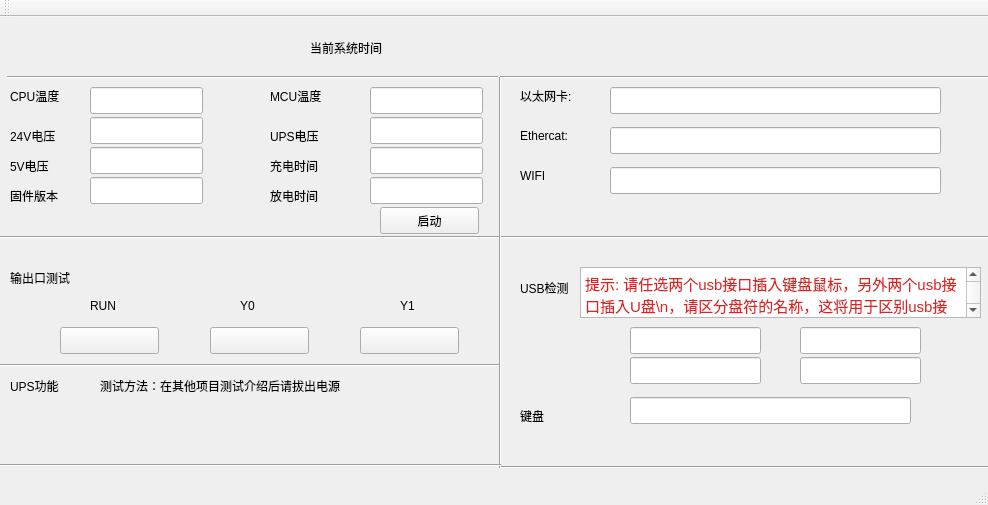
<?xml version="1.0" encoding="UTF-8"?>
<ui version="4.0">
 <class>MainWindow</class>
 <widget class="QMainWindow" name="MainWindow">
  <property name="geometry">
   <rect>
    <x>0</x>
    <y>0</y>
    <width>988</width>
    <height>505</height>
   </rect>
  </property>
  <property name="windowTitle">
   <string>MainWindow</string>
  </property>
  <widget class="QWidget" name="centralWidget">
   <widget class="QLabel" name="label_11">
    <property name="geometry">
     <rect>
      <x>270</x>
      <y>170</y>
      <width>67</width>
      <height>17</height>
     </rect>
    </property>
    <property name="text">
     <string>放电时间</string>
    </property>
   </widget>
   <widget class="QLabel" name="label_18">
    <property name="geometry">
     <rect>
      <x>10</x>
      <y>250</y>
      <width>81</width>
      <height>21</height>
     </rect>
    </property>
    <property name="text">
     <string>输出口测试</string>
    </property>
   </widget>
   <widget class="QLineEdit" name="discharge_time">
    <property name="geometry">
     <rect>
      <x>370</x>
      <y>160</y>
      <width>113</width>
      <height>27</height>
     </rect>
    </property>
   </widget>
   <widget class="QPushButton" name="Y2_key">
    <property name="geometry">
     <rect>
      <x>360</x>
      <y>310</y>
      <width>99</width>
      <height>27</height>
     </rect>
    </property>
    <property name="text">
     <string/>
    </property>
   </widget>
   <widget class="QLabel" name="label">
    <property name="geometry">
     <rect>
      <x>520</x>
      <y>90</y>
      <width>67</width>
      <height>17</height>
     </rect>
    </property>
    <property name="text">
     <string/>
    </property>
   </widget>
   <widget class="QLabel" name="label_4">
    <property name="geometry">
     <rect>
      <x>520</x>
      <y>150</y>
      <width>67</width>
      <height>17</height>
     </rect>
    </property>
    <property name="text">
     <string>WIFI</string>
    </property>
   </widget>
   <widget class="QLineEdit" name="usbtest_name2">
    <property name="geometry">
     <rect>
      <x>800</x>
      <y>310</y>
      <width>121</width>
      <height>27</height>
     </rect>
    </property>
   </widget>
   <widget class="Line" name="line_2">
    <property name="geometry">
     <rect>
      <x>500</x>
      <y>210</y>
      <width>501</width>
      <height>20</height>
     </rect>
    </property>
    <property name="orientation">
     <enum>Qt::Horizontal</enum>
    </property>
   </widget>
   <widget class="Line" name="line">
    <property name="geometry">
     <rect>
      <x>-20</x>
      <y>210</y>
      <width>521</width>
      <height>20</height>
     </rect>
    </property>
    <property name="orientation">
     <enum>Qt::Horizontal</enum>
    </property>
   </widget>
   <widget class="QLabel" name="label_15">
    <property name="geometry">
     <rect>
      <x>90</x>
      <y>280</y>
      <width>67</width>
      <height>17</height>
     </rect>
    </property>
    <property name="text">
     <string>RUN</string>
    </property>
   </widget>
   <widget class="QLabel" name="label_6">
    <property name="geometry">
     <rect>
      <x>270</x>
      <y>70</y>
      <width>71</width>
      <height>17</height>
     </rect>
    </property>
    <property name="text">
     <string>MCU温度</string>
    </property>
   </widget>
   <widget class="QLineEdit" name="usbtest_name1">
    <property name="geometry">
     <rect>
      <x>630</x>
      <y>310</y>
      <width>131</width>
      <height>27</height>
     </rect>
    </property>
   </widget>
   <widget class="QLabel" name="label_5">
    <property name="geometry">
     <rect>
      <x>10</x>
      <y>70</y>
      <width>67</width>
      <height>17</height>
     </rect>
    </property>
    <property name="text">
     <string>CPU温度</string>
    </property>
   </widget>
   <widget class="QLabel" name="label_12">
    <property name="geometry">
     <rect>
      <x>520</x>
      <y>390</y>
      <width>67</width>
      <height>17</height>
     </rect>
    </property>
    <property name="text">
     <string>键盘</string>
    </property>
   </widget>
   <widget class="QLabel" name="label_16">
    <property name="geometry">
     <rect>
      <x>240</x>
      <y>280</y>
      <width>67</width>
      <height>17</height>
     </rect>
    </property>
    <property name="text">
     <string>Y0</string>
    </property>
   </widget>
   <widget class="QPushButton" name="MCU_Btn">
    <property name="geometry">
     <rect>
      <x>380</x>
      <y>190</y>
      <width>99</width>
      <height>27</height>
     </rect>
    </property>
    <property name="text">
     <string>启动</string>
    </property>
   </widget>
   <widget class="QLabel" name="label_9">
    <property name="geometry">
     <rect>
      <x>10</x>
      <y>140</y>
      <width>67</width>
      <height>17</height>
     </rect>
    </property>
    <property name="text">
     <string>5V电压</string>
    </property>
   </widget>
   <widget class="QLineEdit" name="v_ups">
    <property name="geometry">
     <rect>
      <x>370</x>
      <y>100</y>
      <width>113</width>
      <height>27</height>
     </rect>
    </property>
   </widget>
   <widget class="QLineEdit" name="wifi_test_info">
    <property name="geometry">
     <rect>
      <x>610</x>
      <y>150</y>
      <width>331</width>
      <height>27</height>
     </rect>
    </property>
   </widget>
   <widget class="QLabel" name="label_14">
    <property name="geometry">
     <rect>
      <x>500</x>
      <y>300</y>
      <width>67</width>
      <height>17</height>
     </rect>
    </property>
    <property name="text">
     <string/>
    </property>
   </widget>
   <widget class="QLineEdit" name="v_5">
    <property name="geometry">
     <rect>
      <x>90</x>
      <y>130</y>
      <width>113</width>
      <height>27</height>
     </rect>
    </property>
   </widget>
   <widget class="QLineEdit" name="ethercat_line_edit">
    <property name="geometry">
     <rect>
      <x>610</x>
      <y>110</y>
      <width>331</width>
      <height>27</height>
     </rect>
    </property>
   </widget>
   <widget class="QLabel" name="label_10">
    <property name="geometry">
     <rect>
      <x>270</x>
      <y>140</y>
      <width>67</width>
      <height>17</height>
     </rect>
    </property>
    <property name="text">
     <string>充电时间</string>
    </property>
   </widget>
   <widget class="QLineEdit" name="v_24">
    <property name="geometry">
     <rect>
      <x>90</x>
      <y>100</y>
      <width>113</width>
      <height>27</height>
     </rect>
    </property>
   </widget>
   <widget class="QLabel" name="label_8">
    <property name="geometry">
     <rect>
      <x>270</x>
      <y>110</y>
      <width>67</width>
      <height>17</height>
     </rect>
    </property>
    <property name="text">
     <string>UPS电压</string>
    </property>
   </widget>
   <widget class="QLabel" name="label_usbtest">
    <property name="geometry">
     <rect>
      <x>520</x>
      <y>260</y>
      <width>71</width>
      <height>21</height>
     </rect>
    </property>
    <property name="text">
     <string>USB检测</string>
    </property>
   </widget>
   <widget class="QPushButton" name="Run_key">
    <property name="geometry">
     <rect>
      <x>60</x>
      <y>310</y>
      <width>99</width>
      <height>27</height>
     </rect>
    </property>
    <property name="text">
     <string/>
    </property>
   </widget>
   <widget class="QLineEdit" name="cpu">
    <property name="geometry">
     <rect>
      <x>90</x>
      <y>70</y>
      <width>113</width>
      <height>27</height>
     </rect>
    </property>
   </widget>
   <widget class="QLineEdit" name="Ver">
    <property name="geometry">
     <rect>
      <x>90</x>
      <y>160</y>
      <width>113</width>
      <height>27</height>
     </rect>
    </property>
   </widget>
   <widget class="QLineEdit" name="lineEdit_usbtest_2">
    <property name="geometry">
     <rect>
      <x>800</x>
      <y>340</y>
      <width>121</width>
      <height>27</height>
     </rect>
    </property>
   </widget>
   <widget class="QLabel" name="label_13">
    <property name="geometry">
     <rect>
      <x>10</x>
      <y>170</y>
      <width>67</width>
      <height>17</height>
     </rect>
    </property>
    <property name="text">
     <string>固件版本</string>
    </property>
   </widget>
   <widget class="QLineEdit" name="usb_net_LineEdit">
    <property name="geometry">
     <rect>
      <x>610</x>
      <y>70</y>
      <width>331</width>
      <height>27</height>
     </rect>
    </property>
   </widget>
   <widget class="QPushButton" name="Y1_Key">
    <property name="geometry">
     <rect>
      <x>210</x>
      <y>310</y>
      <width>99</width>
      <height>27</height>
     </rect>
    </property>
    <property name="text">
     <string/>
    </property>
   </widget>
   <widget class="QLineEdit" name="lineEdit_usbtest">
    <property name="geometry">
     <rect>
      <x>630</x>
      <y>340</y>
      <width>131</width>
      <height>27</height>
     </rect>
    </property>
   </widget>
   <widget class="Line" name="line_3">
    <property name="geometry">
     <rect>
      <x>500</x>
      <y>440</y>
      <width>511</width>
      <height>20</height>
     </rect>
    </property>
    <property name="orientation">
     <enum>Qt::Horizontal</enum>
    </property>
   </widget>
   <widget class="QLineEdit" name="kbd_test_infos">
    <property name="geometry">
     <rect>
      <x>630</x>
      <y>380</y>
      <width>281</width>
      <height>27</height>
     </rect>
    </property>
   </widget>
   <widget class="QLabel" name="label_7">
    <property name="geometry">
     <rect>
      <x>10</x>
      <y>110</y>
      <width>67</width>
      <height>17</height>
     </rect>
    </property>
    <property name="text">
     <string>24V电压</string>
    </property>
   </widget>
   <widget class="QLineEdit" name="charge_time">
    <property name="geometry">
     <rect>
      <x>370</x>
      <y>130</y>
      <width>113</width>
      <height>27</height>
     </rect>
    </property>
   </widget>
   <widget class="QLabel" name="label_2">
    <property name="geometry">
     <rect>
      <x>520</x>
      <y>70</y>
      <width>67</width>
      <height>17</height>
     </rect>
    </property>
    <property name="text">
     <string>以太网卡:</string>
    </property>
   </widget>
   <widget class="QLineEdit" name="mcu">
    <property name="geometry">
     <rect>
      <x>370</x>
      <y>70</y>
      <width>113</width>
      <height>27</height>
     </rect>
    </property>
   </widget>
   <widget class="QLabel" name="label_17">
    <property name="geometry">
     <rect>
      <x>400</x>
      <y>280</y>
      <width>67</width>
      <height>17</height>
     </rect>
    </property>
    <property name="text">
     <string>Y1</string>
    </property>
   </widget>
   <widget class="QLabel" name="label_3">
    <property name="geometry">
     <rect>
      <x>520</x>
      <y>110</y>
      <width>67</width>
      <height>17</height>
     </rect>
    </property>
    <property name="text">
     <string>Ethercat:</string>
    </property>
   </widget>
   <widget class="QTextBrowser" name="textBrowser">
    <property name="geometry">
     <rect>
      <x>580</x>
      <y>250</y>
      <width>401</width>
      <height>51</height>
     </rect>
    </property>
    <property name="html">
     <string>&lt;!DOCTYPE HTML PUBLIC &quot;-//W3C//DTD HTML 4.0//EN&quot; &quot;http://www.w3.org/TR/REC-html40/strict.dtd&quot;&gt;
&lt;html&gt;&lt;head&gt;&lt;meta name=&quot;qrichtext&quot; content=&quot;1&quot; /&gt;&lt;style type=&quot;text/css&quot;&gt;
p, li { white-space: pre-wrap; }
&lt;/style&gt;&lt;/head&gt;&lt;body style=&quot; font-family:'Ubuntu'; font-size:11pt; font-weight:400; font-style:normal;&quot;&gt;
&lt;p style=&quot; margin-top:0px; margin-bottom:0px; margin-left:0px; margin-right:0px; -qt-block-indent:0; text-indent:0px;&quot;&gt;&lt;span style=&quot; color:#db2424;&quot;&gt;提示: 请任选两个usb接口插入键盘鼠标，另外两个usb接口插入U盘\n，请区分盘符的名称，这将用于区别usb接口&lt;/span&gt;&lt;/p&gt;&lt;/body&gt;&lt;/html&gt;</string>
    </property>
   </widget>
   <widget class="QLabel" name="ups_lab">
    <property name="geometry">
     <rect>
      <x>100</x>
      <y>400</y>
      <width>321</width>
      <height>16</height>
     </rect>
    </property>
    <property name="text">
     <string/>
    </property>
   </widget>
   <widget class="QLabel" name="label_19">
    <property name="geometry">
     <rect>
      <x>10</x>
      <y>360</y>
      <width>81</width>
      <height>17</height>
     </rect>
    </property>
    <property name="text">
     <string>UPS功能</string>
    </property>
   </widget>
   <widget class="QLabel" name="label_20">
    <property name="geometry">
     <rect>
      <x>100</x>
      <y>360</y>
      <width>301</width>
      <height>17</height>
     </rect>
    </property>
    <property name="text">
     <string>测试方法：在其他项目测试介绍后请拔出电源</string>
    </property>
   </widget>
   <widget class="QLabel" name="time_label">
    <property name="geometry">
     <rect>
      <x>440</x>
      <y>20</y>
      <width>321</width>
      <height>17</height>
     </rect>
    </property>
    <property name="text">
     <string/>
    </property>
   </widget>
   <widget class="Line" name="line_4">
    <property name="geometry">
     <rect>
      <x>0</x>
      <y>340</y>
      <width>501</width>
      <height>16</height>
     </rect>
    </property>
    <property name="orientation">
     <enum>Qt::Horizontal</enum>
    </property>
   </widget>
   <widget class="QLabel" name="label_21">
    <property name="geometry">
     <rect>
      <x>310</x>
      <y>20</y>
      <width>101</width>
      <height>21</height>
     </rect>
    </property>
    <property name="text">
     <string>当前系统时间</string>
    </property>
   </widget>
   <widget class="Line" name="line_5">
    <property name="geometry">
     <rect>
      <x>490</x>
      <y>60</y>
      <width>20</width>
      <height>391</height>
     </rect>
    </property>
    <property name="orientation">
     <enum>Qt::Vertical</enum>
    </property>
   </widget>
   <widget class="Line" name="line_6">
    <property name="geometry">
     <rect>
      <x>7</x>
      <y>50</y>
      <width>491</width>
      <height>20</height>
     </rect>
    </property>
    <property name="orientation">
     <enum>Qt::Horizontal</enum>
    </property>
   </widget>
   <widget class="Line" name="line_7">
    <property name="geometry">
     <rect>
      <x>0</x>
      <y>440</y>
      <width>501</width>
      <height>16</height>
     </rect>
    </property>
    <property name="orientation">
     <enum>Qt::Horizontal</enum>
    </property>
   </widget>
   <widget class="Line" name="line_8">
    <property name="geometry">
     <rect>
      <x>500</x>
      <y>50</y>
      <width>491</width>
      <height>20</height>
     </rect>
    </property>
    <property name="orientation">
     <enum>Qt::Horizontal</enum>
    </property>
   </widget>
  </widget>
  <widget class="QMenuBar" name="menuBar">
   <property name="geometry">
    <rect>
     <x>0</x>
     <y>0</y>
     <width>988</width>
     <height>27</height>
    </rect>
   </property>
  </widget>
  <widget class="QToolBar" name="mainToolBar">
   <attribute name="toolBarArea">
    <enum>TopToolBarArea</enum>
   </attribute>
   <attribute name="toolBarBreak">
    <bool>false</bool>
   </attribute>
  </widget>
  <widget class="QStatusBar" name="statusBar"/>
 </widget>
 <layoutdefault spacing="6" margin="11"/>
 <resources/>
 <connections/>
</ui>
